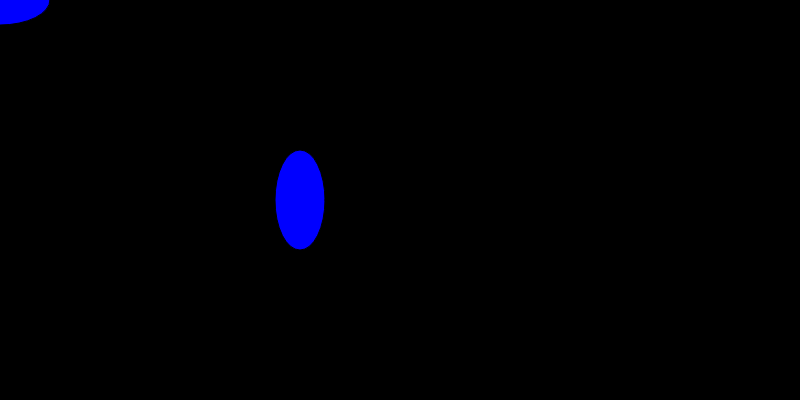
Frame 1 (no input)
Frame 60 (no input): identical to frame 1, image omitted
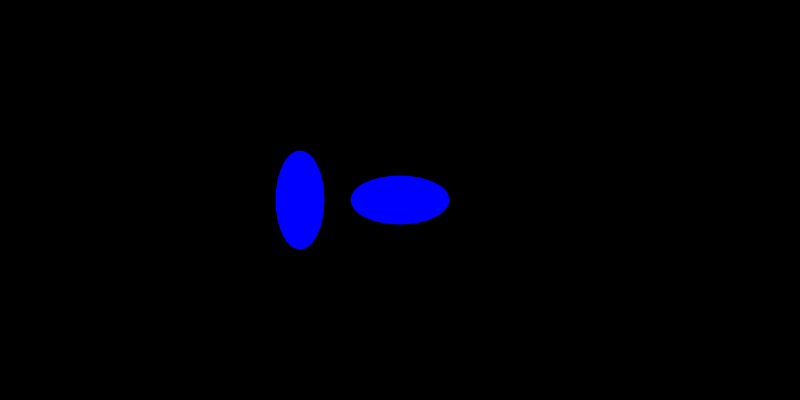
Frame 120 (the mouse pressed at the canvas centre since frame 60)

The p5.js sketch that drew these frames (run headless with seeded random() and noise() and a simulated clock; from frame 60 on, the mouse is pressed at the canvas centre):

// p5.js sketch
// ── sketch.js
var x1,x2,y1,y2,w1,w2,h1,h2;
var color;
function setup() {
  createCanvas(800,400);
  x1 = 300;
  y1 = 200;
  w1 = 50;
  h1 = 100;

  x2 = 300;
  y2 = 200;
  w2 = 100;
  h2 = 50;
  
  color = "blue";
}

function draw() {
  background(0); 
  fill(color);
   
  x2 = mouseX;
  y2 = mouseY;
  ellipse(x1,y1,w1,h1);
  ellipse(x2,y2,w2,h2);

  if(x2 - x1 <= w2/2 + w1/2 && x1 - x2 <= w2/2 + w1/2 &&
     y2 - y1 <= h2/2 + h1/2 && y1 - y2 <= h2/2 + h1/2) {
    color = "red";
  }
  else{
    color = "blue";
  }
}
